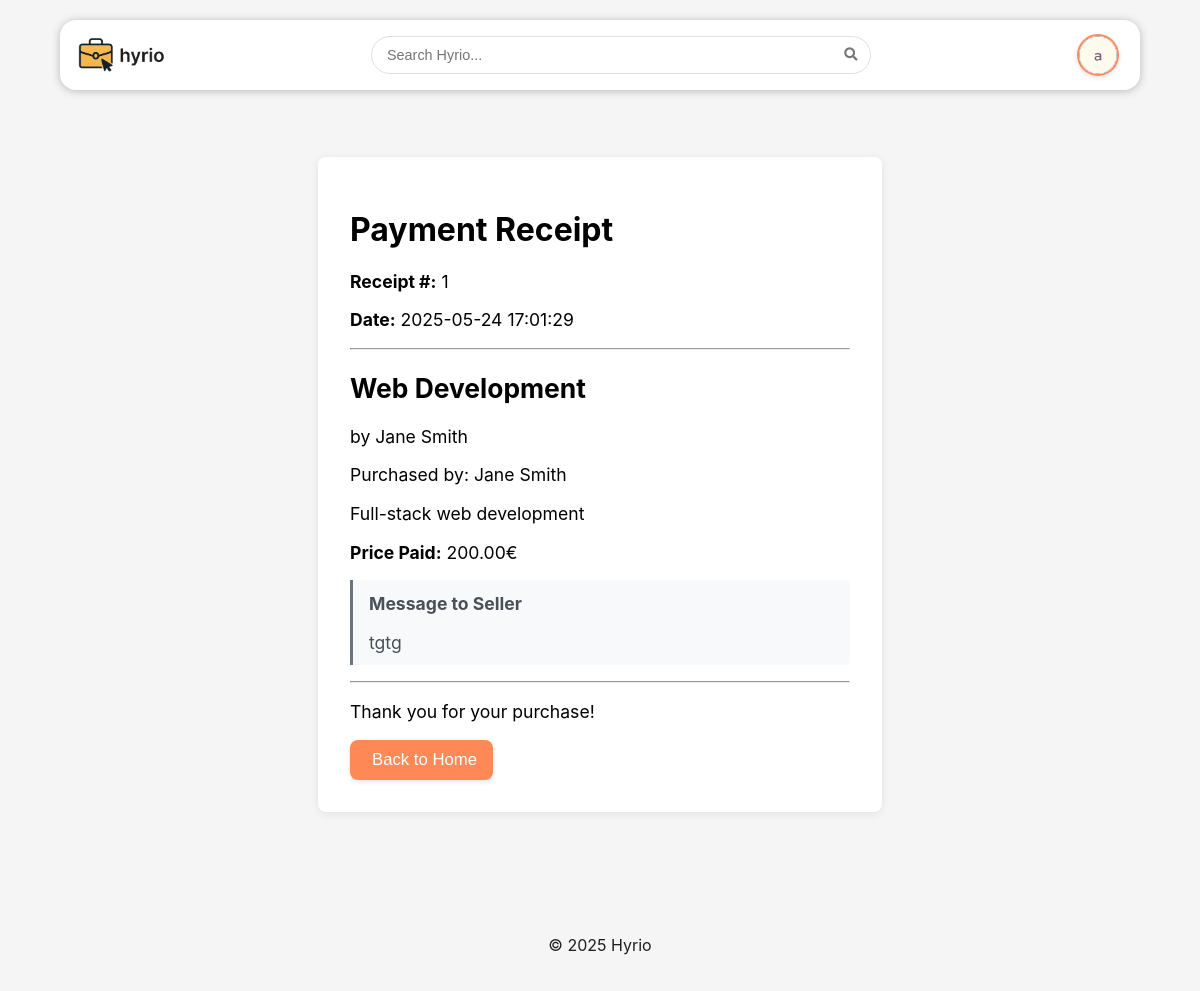
The page /pages/receipt.php?purchase_id=1 (signed in) on the database its author committed.
### tables this page shows
CREATE TABLE purchases (
  id INTEGER PRIMARY KEY,
  user_id INTEGER NOT NULL REFERENCES users(id) ON DELETE CASCADE,
  service_id INTEGER NOT NULL REFERENCES services(id) ON DELETE CASCADE,
  message TEXT,
  status VARCHAR(50) NOT NULL DEFAULT 'pending',  -- pending, completed, cancelled
  purchased_at TIMESTAMP DEFAULT CURRENT_TIMESTAMP
);

CREATE TABLE services (id INTEGER PRIMARY KEY,
  name VARCHAR(255) NOT NULL,
  description TEXT NOT NULL,
  price DECIMAL(10, 2) NOT NULL CHECK (price >=0),
  seller INTEGER NOT NULL REFERENCES users(id),
  category INTEGER NOT NULL REFERENCES categories(id),
  image TEXT NOT NULL,
  rating DECIMAL(2, 1) CHECK (rating >=0 AND rating <=5));

CREATE TABLE users (id INTEGER PRIMARY KEY,
  name VARCHAR(255) NOT NULL,
  username VARCHAR(255) NOT NULL UNIQUE,
  password TEXT NOT NULL,  -- Use bcrypt for hashing
  email VARCHAR(255) NOT NULL UNIQUE,
  is_seller BOOLEAN NOT NULL DEFAULT 0,
  is_admin BOOLEAN NOT NULL DEFAULT 0,
  profile_pic TEXT NOT NULL,
  bio TEXT);

### database/classes/purchase.php (called while the page is built, shortened)
<?php
class Purchase
{
  public static function getById(int $id): ?array
  {
    $db = getDatabaseConnection();
    $stmt = $db->prepare('SELECT * FROM purchases WHERE id = ?');
    $stmt->execute([$id]);
    $purchase = $stmt->fetch();
    return $purchase ? $purchase : null;
  }
}

### database/classes/service.php (called while the page is built, shortened)
<?php
class Service
{
    private string $name;
    private string $description;
    private float $price;
    public function __construct(int $id, string $name, string $description, float $price, int $seller, int $category, string $image, ?float $rating)
    {
        $this->name = $name;
        $this->description = $description;
        $this->price = $price;
    }
    public static function getServiceById(int $id): ?Service
    {
        try {
            $db = Database::getInstance();
            $stmt = $db->prepare('SELECT * FROM services WHERE id = ?');
            $stmt->execute([$id]);
            $service = $stmt->fetch();
            if ($service) {
                return new Service(
                    (int)$service['id'],
                    $service['name'],
                    $service['description'],
                    (float)$service['price'],
                    (int)$service['seller'],
                    (int)$service['category'],
                    $service['image'],
                    isset($service['rating']) ? (float)$service['rating'] : null
                );
            }
            return null;
        } catch (PDOException $e) {
            return null;
        }
    }
    public function getName(): string
    {
        return $this->name;
    }
    public function getDescription(): string
    {
        return $this->description;
    }
    public function getPrice(): float
    {
        return $this->price;
    }
}

### database/classes/user.php (called while the page is built, shortened)
<?php
class User
{
    private string $name;
    public function __construct(int $id, string $name, string $username, string $email, bool $isSeller, bool $isAdmin, string $profilePic, string $bio)
    {
        $this->name = $name;
    }
    public static function getUserById(int $id): ?User
    {
        try {
            $db = Database::getInstance();
            $stmt = $db->prepare('SELECT * FROM users WHERE id = ?');
            $stmt->execute([$id]);
            $user = $stmt->fetch();
            if ($user) {
                return new User($user['id'], $user['name'], $user['username'], $user['email'], (bool)$user['is_seller'], (bool)$user['is_admin'], $user['profile_pic'], $user['bio']);
            }
            return null;
        } catch (PDOException $e) {
            return null;
        }
    }
    public function getName(): string
    {
        return $this->name;
    }
}

### pages/receipt.php (the view, shortened to what this page needs)
<?php
require_once(__DIR__ . '/../includes/common.php');
require_once(__DIR__ . '/../database/classes/service.php');
require_once(__DIR__ . '/../database/classes/user.php');
require_once(__DIR__ . '/../database/classes/purchase.php');
echo '<link rel="stylesheet" href="/css/service.css">';
$purchase = null;
if (isset($_GET['purchase_id'])) {
  $purchase = Purchase::getById((int) $_GET['purchase_id']);
  if ($purchase) {
    $service = Service::getServiceById((int) $purchase['service_id']);
    $seller = $service ? User::getUserById($service->getSeller()) : null;
    $buyer = User::getUserById((int) $purchase['user_id']);
  }
}
?>
<main>
  <?php if ($purchase && $service && $seller && $buyer): ?>
    <div class="receipt-container">
      <h1>Payment Receipt</h1>
      <div class="receipt-details">
        <p><strong>Receipt #:</strong> <?= (int) $purchase['id'] ?></p>
        <p><strong>Date:</strong> <?= htmlspecialchars($purchase['purchased_at']) ?></p>
        <hr>
        <h2><?= htmlspecialchars($service->getName()) ?></h2>
        <p>by <?= htmlspecialchars($seller->getName()) ?></p>
        <p>Purchased by: <?= htmlspecialchars($buyer->getName()) ?></p>
        <p><?= nl2br(htmlspecialchars($service->getDescription())) ?></p>
        <p><strong>Price Paid:</strong> <?= htmlspecialchars(number_format($service->getPrice(), 2)) ?>€</p>
        <?php if (!empty($purchase['message'])): ?>
          <div class="message-box">
            <h3>Message to Seller</h3>
            <p><?= nl2br(htmlspecialchars($purchase['message'])) ?></p>
          </div>
        <?php endif; ?>
        <hr>
        <p>Thank you for your purchase!</p>
        <?php
        require_once(__DIR__ . '/../components/button/button.php');
        ?>
        <span>Back to Home</span>
      </div>
    </div>
  <?php endif; ?>
</main>

### css/style.css (style rules this page uses)
:root { --text: #1e1e1e; --background: whitesmoke; --primary: #fe8856; --secondary: #bd5656; --accent: #944c4c; --shadow: rgba(0, 0, 0, 0.25); background: var(--background); font-family: 'Inter', sans-serif; }
html, body { height: 100%; margin: 0; padding: 0; }
body { display: flex; flex-direction: column; min-height: 100vh; }
main { width: 85%; margin: 0 auto; padding: 15px; box-sizing: border-box; overflow-x: hidden; flex: 1 0 auto; }

### pages/receipt.php (style rules this page uses)
.receipt-container { max-width: 500px; margin: 2rem auto; background: #fff; border-radius: 8px; box-shadow: 0 2px 8px rgba(0, 0, 0, 0.08); padding: 2rem; }
.receipt-details { font-size: 1.1rem; }
.message-box { background-color: #f8f9fa; border-left: 3px solid #6c757d; padding: 0.8rem 1rem; margin: 1rem 0; border-radius: 0 4px 4px 0; }
.message-box h3 { margin-top: 0; font-size: 1.1rem; color: #495057; }
.message-box p { margin-bottom: 0; color: #495057; }

### rows shown on the page
purchases: id "1", purchased_at "2025-05-24 17:01:29", message "tgtg"
services: name "Web Development", description "Full-stack web development", price "200.00"
users: name "Jane Smith"
